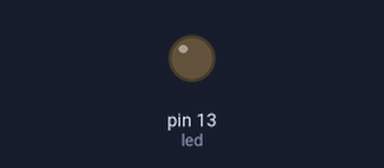
The sketch below on a simulated Arduino Uno, built with avr-gcc and run on an emulated ATmega328P. On the bench: output pins drawn as LEDs (lit = HIGH).

Above: at 0.3 s.
At 4.6 s:
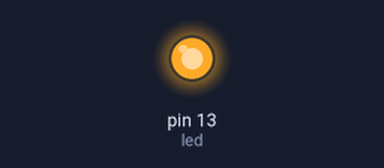
Timing chart, 0 to 7.0 s (numbered marks = the images above):
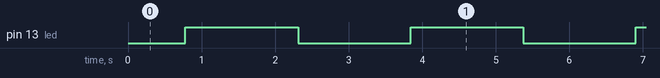

Measured:
- by itself, pin 13 (led): alternates HIGH for 1.5 s and LOW for 1.5 s

The sketch:

2_PWM.ino
```cpp
//Acest program te lasa sa ajustezi intensitatea unui led prin modulare de puls


int led = 13;          // pinul de care e atasat ledul
int intensitate = 0;    // intensitatea initiala
int decolorare = 5;    // cat de tare se decoloreaza ledul

void setup() {
  // declara pin 13 ca iesire:
  pinMode(led, OUTPUT);
}


void loop() {
  // seteaza intensitatea pinului 13:
  analogWrite(led, intensitate);

  // schimba intensitatea la fiecare mers prin ciclu
  intensitate = intensitate + decolorare;

  // schimba directia in care se schimba intensitatea cand se ajunge la capat
  if (intensitate <= 0 || intensitate >= 255) {
    decolorare = -decolorare;
  }
  // asteapta 30 de milisecunde ca sa se observe efectul de schimbare a culorii
  delay(30);
}
```
